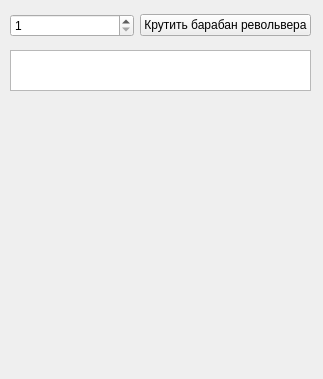
<?xml version="1.0" encoding="UTF-8"?>
<ui version="4.0">
 <class>MainWindow</class>
 <widget class="QMainWindow" name="MainWindow">
  <property name="geometry">
   <rect>
    <x>0</x>
    <y>0</y>
    <width>323</width>
    <height>379</height>
   </rect>
  </property>
  <property name="windowTitle">
   <string>MainWindow</string>
  </property>
  <widget class="QWidget" name="centralwidget">
   <widget class="QTextBrowser" name="textBrowser">
    <property name="geometry">
     <rect>
      <x>10</x>
      <y>50</y>
      <width>301</width>
      <height>41</height>
     </rect>
    </property>
    <property name="sizeAdjustPolicy">
     <enum>QAbstractScrollArea::AdjustToContents</enum>
    </property>
    <property name="lineWrapMode">
     <enum>QTextEdit::NoWrap</enum>
    </property>
   </widget>
   <widget class="QWidget" name="horizontalLayoutWidget">
    <property name="geometry">
     <rect>
      <x>10</x>
      <y>10</y>
      <width>301</width>
      <height>31</height>
     </rect>
    </property>
    <layout class="QHBoxLayout" name="horizontalLayout">
     <item>
      <widget class="QSpinBox" name="spinBox">
       <property name="minimum">
        <number>1</number>
       </property>
       <property name="maximum">
        <number>10000</number>
       </property>
      </widget>
     </item>
     <item>
      <widget class="QPushButton" name="pushButton">
       <property name="text">
        <string>Крутить барабан револьвера</string>
       </property>
      </widget>
     </item>
    </layout>
   </widget>
   <widget class="QLabel" name="image">
    <property name="geometry">
     <rect>
      <x>10</x>
      <y>100</y>
      <width>301</width>
      <height>271</height>
     </rect>
    </property>
    <property name="text">
     <string/>
    </property>
   </widget>
  </widget>
  <widget class="QMenuBar" name="menubar">
   <property name="geometry">
    <rect>
     <x>0</x>
     <y>0</y>
     <width>323</width>
     <height>25</height>
    </rect>
   </property>
  </widget>
 </widget>
 <resources/>
 <connections/>
</ui>
